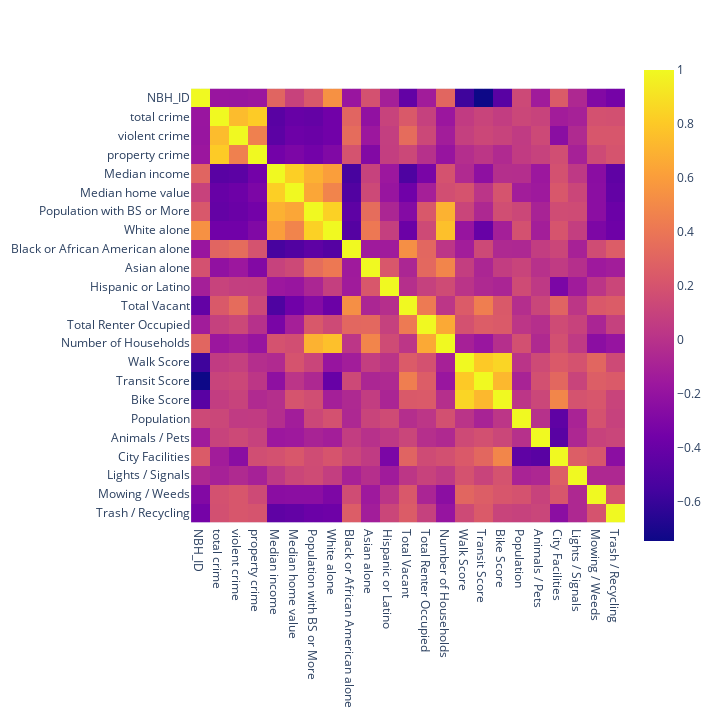

Notebook code for this chart:
### Markdown cell above
City Facilities is ~96% sparse and will have to be dropped.

### Code cell
Corr = raw.corr()
px.imshow(Corr, width=720, height=720)

### Figure 1 — Plotly figure (JSON) as saved in the notebook; plotly's stock layout.template omitted (floating-point values rounded to 4 significant figures; data arrays with more than 128 entries replaced by an {"elided": "..."} marker saying what was removed)
{"data": [{"coloraxis": "coloraxis", "hovertemplate": "x: %{x}<br>y: %{y}<br>color: %{z}<extra></extra>", "name": "0", "type": "heatmap", "x": ["NBH_ID", "total crime", "violent crime", "property crime", "Median income", "Median home value", "Population with BS or More", "White alone", "Black or African American alone", "Asian alone", "Hispanic or Latino", "Total Vacant", "Total Renter Occupied", "Number of Households", "Walk Score", "Transit Score", "Bike Score", "Population", "Animals / Pets", "City Facilities", "Lights / Signals", "Mowing / Weeds", "Trash / Recycling"], "xaxis": "x", "y": ["NBH_ID", "total crime", "violent crime", "property crime", "Median income", "Median home value", "Population with BS or More", "White alone", "Black or African American alone", "Asian alone", "Hispanic or Latino", "Total Vacant", "Total Renter Occupied", "Number of Households", "Walk Score", "Transit Score", "Bike Score", "Population", "Animals / Pets", "City Facilities", "Lights / Signals", "Mowing / Weeds", "Trash / Recycling"], "yaxis": "y", "z": {"elided": "23x23 float values"}}], "layout": {"coloraxis": {"colorscale": [[0, "#0d0887"], [0.1111, "#46039f"], [0.2222, "#7201a8"], [0.3333, "#9c179e"], [0.4444, "#bd3786"], [0.5556, "#d8576b"], [0.6667, "#ed7953"], [0.7778, "#fb9f3a"], [0.8889, "#fdca26"], [1, "#f0f921"]]}, "height": 720, "margin": {"t": 60}, "width": 720, "xaxis": {"anchor": "y", "constrain": "domain", "domain": [0, 1], "scaleanchor": "y"}, "yaxis": {"anchor": "x", "autorange": "reversed", "constrain": "domain", "domain": [0, 1]}}}
